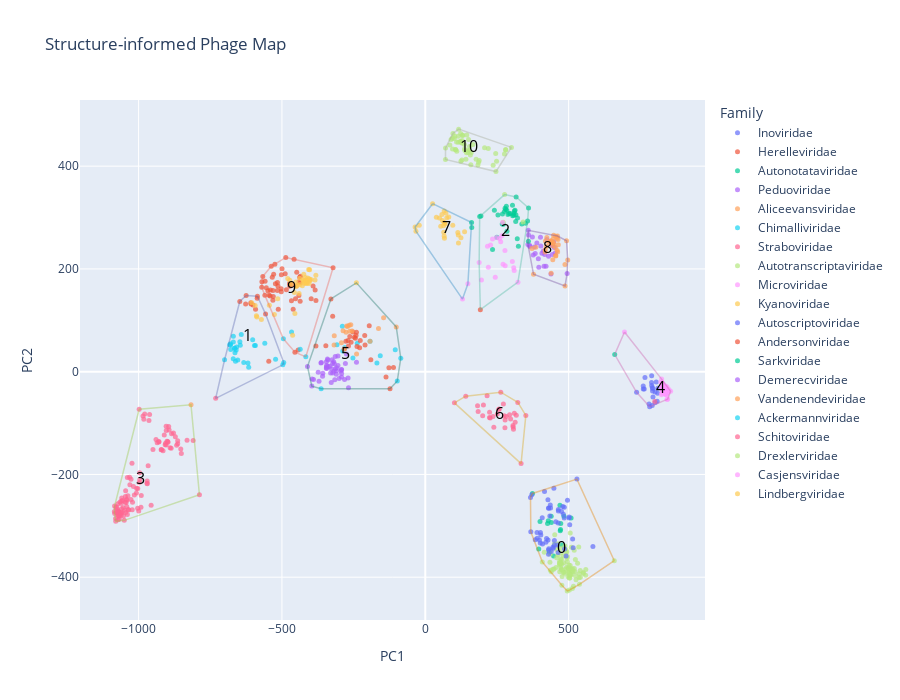

The cell this chart's notebook holds for it:
### Code cell
# Draw base scatter plot
fig = px.scatter(
    coords_annot,
    x="PC1",
    y="PC2",
    color="Family",
    hover_data=["Accession", "Species"],
    title="Structure-informed Phage Map",
)

fig.update_traces(marker=dict(size=5, opacity=0.7))
fig.update_layout(width=900, height=700, legend_title_text="Family")

# Overlay convex hulls + cluster labels
colors = px.colors.qualitative.Vivid

for cluster_id in sorted(coords_annot["cluster"].unique()):
    cluster_points = coords_annot[coords_annot["cluster"] == cluster_id][
        ["PC1", "PC2"]
    ].values
    if len(cluster_points) < 3:
        continue  # need at least 3 points for a hull

    # Compute hull
    hull = ConvexHull(cluster_points)
    hull_pts = cluster_points[hull.vertices]
    hull_x = np.append(hull_pts[:, 0], hull_pts[0, 0])
    hull_y = np.append(hull_pts[:, 1], hull_pts[0, 1])

    # Draw cluster boundaries
    fig.add_trace(
        go.Scatter(
            x=hull_x,
            y=hull_y,
            mode="lines",
            line=dict(width=1.5, color=colors[cluster_id % len(colors)]),
            name=f"Cluster {cluster_id}",
            showlegend=False,
            opacity=0.4,
        )
    )

    # Draw cluster labels
    centroid = cluster_points.mean(axis=0)
    fig.add_trace(
        go.Scatter(
            x=[centroid[0]],
            y=[centroid[1]],
            mode="text",
            text=[str(cluster_id)],
            textposition="middle center",
            textfont=dict(size=16, color="black"),
            showlegend=False,
        )
    )

fig.show()
